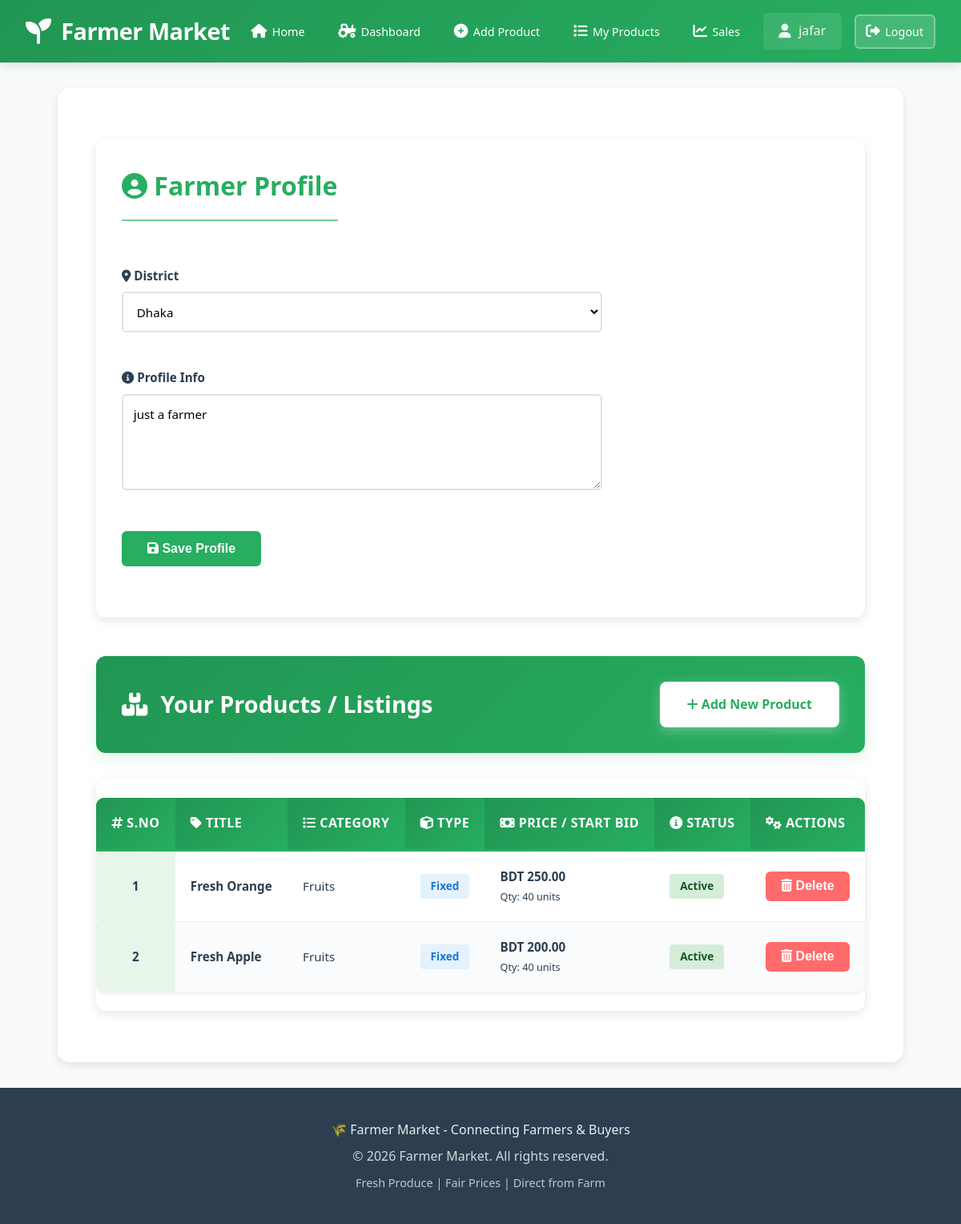
Page /pages/farmer/profile.php (signed in) on the committed database.
### tables this page shows
CREATE TABLE users (
  id INT NOT NULL AUTO_INCREMENT,
  username VARCHAR(50) NOT NULL,
  password VARCHAR(255) NOT NULL,
  email VARCHAR(100) NOT NULL,
  role ENUM('buyer','farmer','admin') NOT NULL,
  district VARCHAR(100) DEFAULT NULL,
  profile_info TEXT,
  created_at TIMESTAMP DEFAULT CURRENT_TIMESTAMP,
  PRIMARY KEY (id),
  UNIQUE KEY username (username),
  UNIQUE KEY email (email)
);

CREATE TABLE listings (
  id INT NOT NULL AUTO_INCREMENT,
  user_id INT NOT NULL,
  category_id INT NOT NULL,
  title VARCHAR(100) NOT NULL,
  description TEXT NOT NULL,
  price DECIMAL(10,2),
  quantity INT NOT NULL,
  images TEXT,
  type ENUM('fixed','auction') NOT NULL,
  starting_bid DECIMAL(10,2),
  min_increment DECIMAL(10,2) DEFAULT 5.00,
  auction_start DATETIME,
  auction_end DATETIME,
  district VARCHAR(100),
  status ENUM('active','sold','ended') DEFAULT 'active',
  winner_id INT,
  PRIMARY KEY (id),
  FOREIGN KEY (user_id) REFERENCES users(id),
  FOREIGN KEY (category_id) REFERENCES categories(id),
  FOREIGN KEY (winner_id) REFERENCES users(id)
);

CREATE TABLE categories (
  id INT NOT NULL AUTO_INCREMENT,
  name VARCHAR(50) NOT NULL,
  PRIMARY KEY (id)
);

### pages/farmer/profile.php (the view, shortened to what this page needs)
<?php
include "../../includes/config.php";
$user_id   = $_SESSION['user_id'];
$districts = ["Dhaka","Chattogram","Rajshahi","Khulna","Sylhet","Barishal","Rangpur","Mymensingh"];
$user = $conn->query("SELECT * FROM users WHERE id=$user_id")->fetch_assoc();
$listings_sql = "SELECT l.*, c.name AS category_name
                 FROM listings l
                 JOIN categories c ON c.id = l.category_id
                 WHERE l.user_id = $user_id
                 ORDER BY l.id DESC";
$listings_res = $conn->query($listings_sql);
include "../../includes/header.php";
?>
<div class="profile-container">
    <div class="profile-card">
        <h2><i class="fas fa-user-circle"></i> Farmer Profile</h2>
        <form method="POST">
            <div class="form-group">
                <label><i class="fas fa-map-marker-alt"></i> District</label>
                <select name="district" required>
                    <?php foreach ($districts as $d): ?>
                        <option value="<?php echo $d; ?>" <?php if ($user['district'] === $d) echo 'selected'; ?>>
                            <?php echo $d; ?>
                        </option>
                    <?php endforeach; ?>
                </select>
            </div>
            <div class="form-group">
                <label><i class="fas fa-info-circle"></i> Profile Info</label>
                <textarea name="profile_info" rows="4" placeholder="Tell buyers about your farm..."><?php echo htmlspecialchars($user['profile_info']); ?></textarea>
            </div>
            <div class="form-group">
                <button type="submit"><i class="fas fa-save"></i> Save Profile</button>
            </div>
        </form>
    </div>
    <?php if ($listings_res->num_rows === 0): ?>
        <div class="empty-state">
            <i class="fas fa-inbox"></i>
            <h3>No products yet</h3>
            <p>You have not added any products yet. Start by creating your first listing!</p>
            <a href="create_listing.php" class="add-product-link" style="margin-top: 1rem;">
                <i class="fas fa-plus"></i> Create Your First Product
            </a>
        </div>
    <?php else: ?>
        <div class="listings-header">
            <h3><i class="fas fa-boxes"></i> Your Products / Listings</h3>
            <a href="create_listing.php" class="add-product-link"><i class="fas fa-plus"></i> Add New Product</a>
        </div>
        <div class="table-wrapper">
            <table class="table">
                <thead>
                    <tr>
                        <th><i class="fas fa-hashtag"></i> S.No</th>
                        <th><i class="fas fa-tag"></i> Title</th>
                        <th><i class="fas fa-list"></i> Category</th>
                        <th><i class="fas fa-cube"></i> Type</th>
                        <th><i class="fas fa-money-bill"></i> Price / Start Bid</th>
                        <th><i class="fas fa-info-circle"></i> Status</th>
                        <th><i class="fas fa-cogs"></i> Actions</th>
                    </tr>
                </thead>
                <tbody>
                    <?php
                    $serial = 1;
                    $listings_res->data_seek(0);
                    while ($row = $listings_res->fetch_assoc()):
                    ?>
                        <tr>
                            <td class="product-id"><?php echo $serial++; ?></td>
                            <td class="product-title"><?php echo htmlspecialchars($row['title']); ?></td>
                            <td><?php echo htmlspecialchars($row['category_name']); ?></td>
                            <td>
                                <span class="product-type">
                                    <?php echo ucfirst($row['type']); ?>
                                </span>
                            </td>
                            <td>
                                <?php if ($row['type'] === 'fixed'): ?>
                                    <strong>BDT <?php echo number_format($row['price'], 2); ?></strong><br>
                                    <small>Qty: <?php echo (int)$row['quantity']; ?> units</small>
                                <?php else: ?>
                                    <strong>BDT <?php echo number_format($row['starting_bid'], 2); ?></strong> (Starting)<br>
                                    <small>End: <?php echo date('M d, H:i', strtotime($row['auction_end'])); ?></small>
                                <?php endif; ?>
                            </td>
                            <td>
                                <span class="status-<?php echo $row['status']; ?>">
                                    <?php echo ucfirst($row['status']); ?>
                                </span>
                            </td>
                            <td>
                                <form method="POST" style="display:inline;" onsubmit="return confirm('Are you sure you want to delete this product?');">
                                    <button type="submit" class="delete-btn">
                                        <i class="fas fa-trash-alt"></i> Delete
                                    </button>
                                </form>
                            </td>
                        </tr>
                    <?php endwhile; ?>
                </tbody>
            </table>
        </div>
    <?php endif; ?>
</div>
<?php include "../../includes/footer.php"; ?>

### includes/header.php (shortened to what this page needs)
<!DOCTYPE html>
<html lang="en">
<head>
    <link rel="stylesheet" href="/FARMER_MARKET/assets/css/style.css">
    <link rel="stylesheet" href="https://cdnjs.cloudflare.com/ajax/libs/font-awesome/6.5.0/css/all.min.css">
</head>
<body>
<header>
    <div class="header-container">
        <h1><a href="/FARMER_MARKET/index.php"><i class="fas fa-seedling"></i> Farmer Market</a></h1>
        <nav>
            <a href="/FARMER_MARKET/index.php"><i class="fas fa-home"></i> Home</a>
            <?php if (!empty($_SESSION['role']) && $_SESSION['role'] === 'buyer'): ?>
                <a href="/FARMER_MARKET/pages/buyer/browse.php"><i class="fas fa-store"></i> Browse</a>
                <a href="/FARMER_MARKET/pages/buyer/cart.php"><i class="fas fa-shopping-cart"></i> Cart</a>
                <a href="/FARMER_MARKET/pages/buyer/orders.php"><i class="fas fa-box-open"></i> Orders</a>
                <a href="/FARMER_MARKET/pages/buyer/dashboard.php"><i class="fas fa-user-circle"></i> Dashboard</a>
            <?php elseif (!empty($_SESSION['role']) && $_SESSION['role'] === 'farmer'): ?>
                <a href="/FARMER_MARKET/pages/farmer/dashboard.php"><i class="fas fa-tractor"></i> Dashboard</a>
                <a href="/FARMER_MARKET/pages/farmer/create_listing.php"><i class="fas fa-plus-circle"></i> Add Product</a>
                <a href="/FARMER_MARKET/pages/farmer/manage_listings.php"><i class="fas fa-list"></i> My Products</a>
                <a href="/FARMER_MARKET/pages/farmer/sales.php"><i class="fas fa-chart-line"></i> Sales</a>
            <?php elseif (!empty($_SESSION['role']) && $_SESSION['role'] === 'admin'): ?>
                <a href="/FARMER_MARKET/pages/admin/dashboard.php"><i class="fas fa-chart-bar"></i> Dashboard</a>
                <a href="/FARMER_MARKET/pages/admin/users.php"><i class="fas fa-users"></i> Users</a>
                <a href="/FARMER_MARKET/pages/admin/reports.php"><i class="fas fa-file-alt"></i> Reports</a>
            <?php endif; ?>
            <?php if (isset($_SESSION['user_id'])): ?>
                <span class="nav-user"><i class="fas fa-user"></i> <?php echo htmlspecialchars($_SESSION['username']); ?></span>
                <a href="/FARMER_MARKET/logout.php" class="nav-logout"><i class="fas fa-sign-out-alt"></i> Logout</a>
            <?php else: ?>
                <a href="/FARMER_MARKET/login.php"><i class="fas fa-sign-in-alt"></i> Login</a>
                <a href="/FARMER_MARKET/register.php" class="nav-register"><i class="fas fa-user-plus"></i> Register</a>
            <?php endif; ?>
        </nav>
    </div>
</header>
<main class="container">

### includes/footer.php
</main>
<footer>
    <div style="max-width: 1400px; margin: 0 auto;">
        <p style="font-size: 1rem; font-weight: 500;">🌾 Farmer Market - Connecting Farmers & Buyers</p>
        <p style="opacity: 0.8;">&copy; <?php echo date('Y'); ?> Farmer Market. All rights reserved.</p>
        <p style="font-size: 0.9rem; opacity: 0.7; margin-top: 0.5rem;">
            Fresh Produce | Fair Prices | Direct from Farm
        </p>
    </div>
</footer>
</body>
</html>

### assets/css/style.css (style rules this page uses)
:root { --primary-color: #27ae60; --primary-dark: #219653; --primary-light: #6fcf97; --secondary-color: #f39c12; --accent-color: #3498db; --success: #27ae60; --warning: #f39c12; --danger: #e74c3c; --info: #3498db; --dark: #2c3e50; --gray-dark: #34495e; --gray: #95a5a6; --gray-light: #ecf0f1; --white: #ffffff; --shadow-sm: 0 2px 4px rgba(0,0,0,0.08); --shadow-md: 0 4px 12px rgba(0,0,0,0.1); --shadow-lg: 0 8px 24px rgba(0,0,0,0.12); --radius-sm: 6px; --radius-md: 10px; --radius-lg: 15px; --transition: all 0.3s ease; }
* { margin: 0; padding: 0; box-sizing: border-box; }
body { font-family: 'Segoe UI', Tahoma, Geneva, Verdana, sans-serif; line-height: 1.6; color: var(--dark); background: #f8fafc; min-height: 100vh; display: flex; flex-direction: column; }
header { background: linear-gradient(135deg, var(--primary-dark) 0%, var(--primary-color) 100%); color: var(--white); padding: 0; box-shadow: var(--shadow-md); position: sticky; top: 0; z-index: 1000; }
header .header-container { max-width: 100%; margin: 0 auto; padding: 1rem 2rem; display: flex; justify-content: space-between; align-items: center; flex-wrap: nowrap; }
header h1 { font-size: 1.8rem; font-weight: 700; letter-spacing: -0.5px; margin: 0; }
header h1 a { color: var(--white); text-decoration: none; display: flex; align-items: center; gap: 0.8rem; }
header h1 a i { font-size: 2rem; animation: bounce 2s infinite; }
nav { display: flex; align-items: center; gap: 1rem; flex-wrap: nowrap; overflow-x: auto; }
nav a { color: var(--white); text-decoration: none; padding: 0.5rem 0.8rem; border-radius: var(--radius-sm); transition: var(--transition); font-weight: 500; font-size: 0.9rem; display: flex; align-items: center; gap: 0.4rem; white-space: nowrap; }
nav a i { font-size: 1.1rem; transition: transform 0.3s ease; }
nav .nav-logout { background: rgba(255,255,255,0.15); border: 2px solid rgba(255,255,255,0.3); }
nav span { color: rgba(255,255,255,0.9); font-weight: 500; padding: 0.65rem 1.2rem; display: flex; align-items: center; gap: 0.6rem; background: rgba(255,255,255,0.1); border-radius: var(--radius-sm); }
nav span i { font-size: 1.1rem; }
footer { background: var(--dark); color: var(--white); padding: 2rem; text-align: center; margin-top: auto; }
footer p { margin: 0.5rem 0; opacity: 0.9; }
.container, main.container { max-width: 1400px; margin: 2rem auto; padding: 2rem; background: var(--white); border-radius: var(--radius-lg); box-shadow: var(--shadow-md); min-height: calc(100vh - 300px); }
h2, h3 { color: var(--dark); margin-bottom: 1.5rem; }
h2 { font-size: 2rem; font-weight: 600; border-bottom: 3px solid var(--primary-color); padding-bottom: 0.5rem; display: inline-block; }
h3 { font-size: 1.5rem; font-weight: 600; }
form { max-width: 600px; margin: 2rem 0; }
label { display: block; font-weight: 600; margin-bottom: 0.5rem; color: var(--dark); font-size: 0.95rem; }
input[type="text"], input[type="email"], input[type="password"], input[type="number"], input[type="file"], select, textarea { width: 100%; padding: 0.85rem 1rem; margin-bottom: 1.25rem; border: 2px solid #e0e0e0; border-radius: var(--radius-sm); font-size: 1rem; font-family: inherit; transition: var(--transition); background: var(--white); }
textarea { min-height: 120px; resize: vertical; }
button, .btn, input[type="submit"] { display: inline-block; padding: 0.85rem 2rem; background: var(--primary-color); color: var(--white); border: none; border-radius: var(--radius-sm); font-size: 1rem; font-weight: 600; cursor: pointer; transition: var(--transition); text-decoration: none; text-align: center; }
.table { width: 100%; border-collapse: collapse; margin: 1.5rem 0; background: var(--white); border-radius: var(--radius-md); overflow: hidden; box-shadow: var(--shadow-sm); }
.table thead { background: linear-gradient(135deg, var(--primary-dark), var(--primary-color)); }
.table th { color: var(--white); font-weight: 600; text-align: left; padding: 1rem; font-size: 0.95rem; text-transform: uppercase; letter-spacing: 0.5px; }
.table td { padding: 1rem; border-bottom: 1px solid #f0f0f0; color: var(--dark); }
.table tbody tr { transition: var(--transition); }
.table tbody tr:last-child td { border-bottom: none; }
@media (max-width: 1200px) { .container { padding: 1.5rem; } }

### rows in the picture
users: district "Dhaka", profile_info "just a farmer"
listings: title "Fresh Orange", category.name "Fruits", type "Fixed", price "250.00", quantity "40", status "Active"
listings: title "Fresh Apple", category.name "Fruits", type "Fixed", price "200.00", quantity "40", status "Active"

### other values in the picture
$_SESSION['username'] "jafar"
